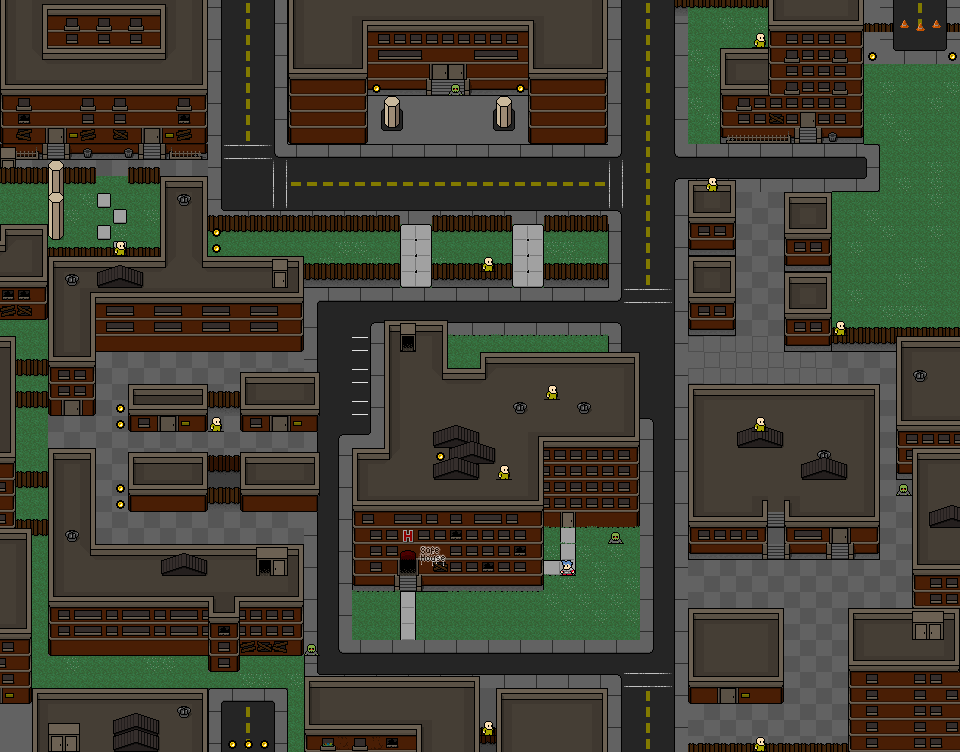

This is a level from a 2D game, rendered from its Tiled map with the project's own tilesets. A one-line summary and the map file follow, with tile-layer data summarised:
An orthogonal 60x47 tile map with 16x16 px tiles, 3 tile layers (bg, fg, placement), 1 hidden layer not drawn.

<map version="1.0" orientation="orthogonal" width="60" height="47" tilewidth="16" tileheight="16">
 <properties>
  <property name="safe" value="25,35;25,21" />
  <property name="warp" value="25,35:25,21;" />
 </properties>
 <tileset firstgid="1" name="ztown" tilewidth="16" tileheight="16">
  <image source="ztown.png" trans="ff00ff" width="256" height="295" />
 </tileset>
 <layer name="bg" width="60" height="47">
  <data>[2820 cells, 2820 non-empty, 145 distinct tile ids]</data>
 </layer>
 <layer name="fg" width="60" height="47">
  <data>[2820 cells, 189 non-empty, 26 distinct tile ids]</data>
 </layer>
 <layer name="shade" width="60" height="47" visible="0">
  <data>[2820 cells, 280 non-empty, 2 distinct tile ids]</data>
 </layer>
 <layer name="placement" width="60" height="47">
  <data>[2820 cells, 30 non-empty, 4 distinct tile ids]</data>
 </layer>
</map>
